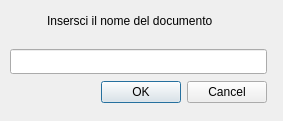
<?xml version="1.0" encoding="UTF-8"?>
<ui version="4.0">
 <class>InsertTitle</class>
 <widget class="QWidget" name="InsertTitle">
  <property name="geometry">
   <rect>
    <x>0</x>
    <y>0</y>
    <width>283</width>
    <height>121</height>
   </rect>
  </property>
  <property name="windowTitle">
   <string>Form</string>
  </property>
  <widget class="QLineEdit" name="lineEdit">
   <property name="geometry">
    <rect>
     <x>10</x>
     <y>49</y>
     <width>257</width>
     <height>25</height>
    </rect>
   </property>
   <property name="autoFillBackground">
    <bool>false</bool>
   </property>
   <property name="inputMethodHints">
    <set>Qt::ImhNone</set>
   </property>
   <property name="echoMode">
    <enum>QLineEdit::Normal</enum>
   </property>
  </widget>
  <widget class="QWidget" name="layoutWidget">
   <property name="geometry">
    <rect>
     <x>10</x>
     <y>10</y>
     <width>240</width>
     <height>22</height>
    </rect>
   </property>
   <layout class="QHBoxLayout" name="horizontalLayout">
    <item>
     <spacer name="horizontalSpacer">
      <property name="orientation">
       <enum>Qt::Horizontal</enum>
      </property>
      <property name="sizeHint" stdset="0">
       <size>
        <width>40</width>
        <height>20</height>
       </size>
      </property>
     </spacer>
    </item>
    <item>
     <widget class="QLabel" name="label">
      <property name="text">
       <string>Insersci il nome del documento</string>
      </property>
     </widget>
    </item>
    <item>
     <spacer name="horizontalSpacer_2">
      <property name="orientation">
       <enum>Qt::Horizontal</enum>
      </property>
      <property name="sizeHint" stdset="0">
       <size>
        <width>40</width>
        <height>20</height>
       </size>
      </property>
     </spacer>
    </item>
   </layout>
  </widget>
  <widget class="QDialogButtonBox" name="buttonBox">
   <property name="geometry">
    <rect>
     <x>10</x>
     <y>80</y>
     <width>257</width>
     <height>25</height>
    </rect>
   </property>
   <property name="standardButtons">
    <set>QDialogButtonBox::Cancel|QDialogButtonBox::Ok</set>
   </property>
  </widget>
 </widget>
 <resources/>
 <connections/>
</ui>
